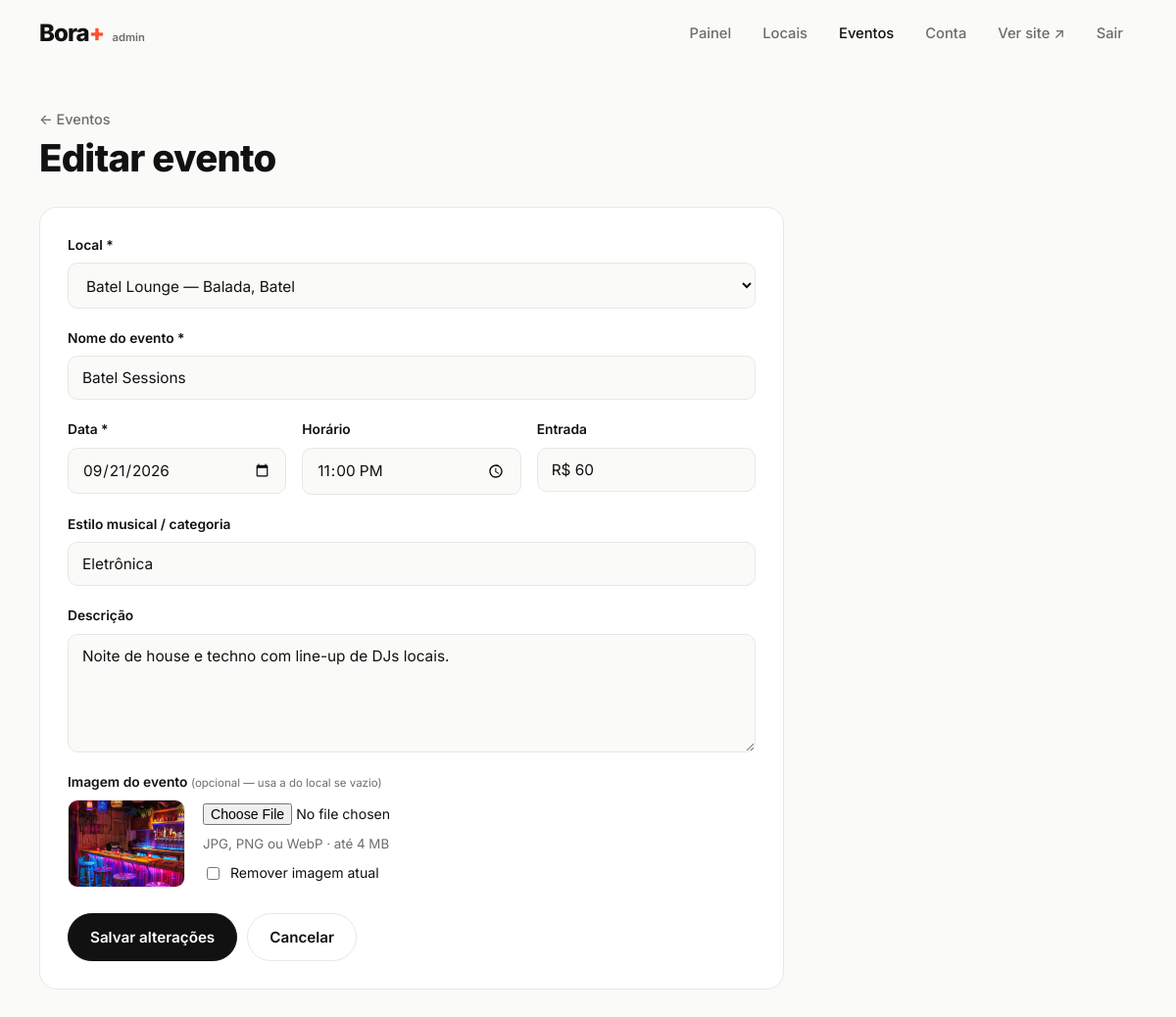
Screenshot of /admin/evento_form.php?id=2 (signed in) with the database file from the repository.
### tables this page shows
CREATE TABLE events (
            id               INTEGER PRIMARY KEY AUTOINCREMENT,
            establishment_id INTEGER NOT NULL REFERENCES establishments(id) ON DELETE CASCADE,
            title            TEXT NOT NULL,
            description      TEXT,
            event_date       TEXT NOT NULL,
            start_time       TEXT,
            price            TEXT,
            genre            TEXT,
            image            TEXT,
            created_at       TEXT NOT NULL DEFAULT CURRENT_TIMESTAMP
        );

CREATE TABLE establishments (
            id            INTEGER PRIMARY KEY AUTOINCREMENT,
            name          TEXT NOT NULL,
            type          TEXT NOT NULL,
            neighborhood  TEXT NOT NULL,
            address       TEXT,
            opening_hours TEXT,
            instagram     TEXT,
            description   TEXT,
            image         TEXT,
            created_at    TEXT NOT NULL DEFAULT CURRENT_TIMESTAMP
        );

### includes/functions.php (called while the page is built, shortened)
<?php
function e(?string $value): string
{
    return htmlspecialchars((string) $value, ENT_QUOTES | ENT_SUBSTITUTE, 'UTF-8');
}
function url(string $path = ''): string
{
    return BASE_URL . '/' . ltrim($path, '/');
}
function upload_url(?string $file): ?string
{
    return $file ? url('uploads/' . rawurlencode($file)) : null;
}
function today(): string
{
    return date('Y-m-d');
}
function input(string $key, string $default = ''): string
{
    $v = $_POST[$key] ?? $_GET[$key] ?? $default;
    return is_string($v) ? trim($v) : $default;
}

### includes/db.php (called while the page is built, shortened)
<?php
function db(): PDO
{
    static $pdo = null;
    if ($pdo instanceof PDO) {
        return $pdo;
    }
    $isNew = !file_exists(DB_FILE);
    $pdo = new PDO('sqlite:' . DB_FILE, null, null, [
        PDO::ATTR_ERRMODE            => PDO::ERRMODE_EXCEPTION,
        PDO::ATTR_DEFAULT_FETCH_MODE => PDO::FETCH_ASSOC,
    ]);
    $pdo->exec('PRAGMA foreign_keys = ON');
    seed_admin($pdo);
    return $pdo;
}
function seed_admin(PDO $pdo): void
{
    $count = (int) $pdo->query('SELECT COUNT(*) FROM admins')->fetchColumn();
    if ($count > 0) {
        return;
    }
}

### includes/queries.php (called while the page is built, shortened)
<?php
function fetch_event(int $id): ?array
{
    $stmt = db()->prepare(
        'SELECT ev.*, es.name AS place_name, es.type AS place_type, es.neighborhood AS place_neighborhood,
                es.address AS place_address, es.image AS place_image
         FROM events ev JOIN establishments es ON es.id = ev.establishment_id
         WHERE ev.id = ?'
    );
    $stmt->execute([$id]);
    return $stmt->fetch() ?: null;
}
function fetch_establishments(array $f = []): array
{
    $sql = 'SELECT es.*,
                   (SELECT COUNT(*) FROM events ev
                     WHERE ev.establishment_id = es.id AND ev.event_date >= :today) AS upcoming_count
            FROM establishments es WHERE 1=1';
    $params = [':today' => today()];
    $sql .= ' ORDER BY es.name COLLATE NOCASE';
    $stmt = db()->prepare($sql);
    $stmt->execute($params);
    return $stmt->fetchAll();
}

### admin/evento_form.php (the view, shortened to what this page needs)
<?php
$places = fetch_establishments();
$id = (int) input('id', '0');
$ev = $id ? fetch_event($id) : null;
$data = $ev ?? [
    'establishment_id' => (int) input('local', '0'),
    'title' => '', 'description' => '', 'event_date' => '', 'start_time' => '',
    'price' => '', 'genre' => '', 'image' => null,
];
require __DIR__ . '/../includes/admin_header.php';
?>
<div class="page-head">
    <div>
        <a class="back" href="<?= e(url('admin/eventos.php')) ?>">← Eventos</a>
        <h1><?= $ev ? 'Editar evento' : 'Novo evento' ?></h1>
    </div>
</div>
<form class="form panel" method="post" enctype="multipart/form-data">
    <label class="field">
        <span>Local *</span>
        <select name="establishment_id" required>
            <?php foreach ($places as $es): ?>
                <option value="<?= (int) $es['id'] ?>" <?= (int) $data['establishment_id'] === (int) $es['id'] ? 'selected' : '' ?>>
                    <?= e($es['name']) ?> — <?= e(type_label($es['type'])) ?>, <?= e($es['neighborhood']) ?>
                </option>
            <?php endforeach; ?>
        </select>
    </label>
    <label class="field">
        <span>Nome do evento *</span>
        <input type="text" name="title" value="<?= e($data['title']) ?>" maxlength="140" required>
    </label>
    <div class="form__row form__row--3">
        <label class="field">
            <span>Data *</span>
            <input type="date" name="event_date" value="<?= e($data['event_date']) ?>" required>
        </label>
        <label class="field">
            <span>Horário</span>
            <input type="time" name="start_time" value="<?= e(substr((string) $data['start_time'], 0, 5)) ?>">
        </label>
        <label class="field">
            <span>Entrada</span>
            <input type="text" name="price" value="<?= e($data['price']) ?>" maxlength="40" placeholder="Grátis, R$ 40…">
        </label>
    </div>
    <label class="field">
        <span>Estilo musical / categoria</span>
        <input type="text" name="genre" value="<?= e($data['genre']) ?>" maxlength="60" placeholder="Eletrônica, Samba, Rock…">
    </label>
    <label class="field">
        <span>Descrição</span>
        <textarea name="description" rows="5" maxlength="1500"><?= e($data['description']) ?></textarea>
    </label>
    <div class="field">
        <span>Imagem do evento <small class="muted">(opcional — usa a do local se vazio)</small></span>
        <div class="upload">
            <?php if (!empty($data['image'])): ?>
                <img src="<?= e(upload_url($data['image'])) ?>" alt="" class="upload__preview" data-preview>
            <?php else: ?>
                <img src="" alt="" class="upload__preview" data-preview hidden>
            <?php endif; ?>
            <div>
                <input type="file" name="image" accept="image/jpeg,image/png,image/webp" data-preview-input>
                <small class="muted">JPG, PNG ou WebP · até 4 MB</small>
                <?php if (!empty($data['image'])): ?>
                    <label class="check"><input type="checkbox" name="remove_image" value="1"> Remover imagem atual</label>
                <?php endif; ?>
            </div>
        </div>
    </div>
    <div class="form__actions">
        <button class="btn" type="submit"><?= $ev ? 'Salvar alterações' : 'Criar evento' ?></button>
        <a class="btn btn--ghost" href="<?= e(url('admin/eventos.php')) ?>">Cancelar</a>
    </div>
</form>
<?php require __DIR__ . '/../includes/admin_footer.php'; ?>

### assets/css/style.css (style rules this page uses)
:root { --bg: #fafaf8; --surface: #ffffff; --ink: #111111; --muted: #6d6d68; --line: #e9e7e2; --accent: #ff4f2b; --accent-ink: #ffffff; --accent-soft: #fff0ec; --radius: 18px; --radius-sm: 10px; --shadow: 0 1px 2px rgba(17, 17, 17, .04), 0 8px 24px rgba(17, 17, 17, .06); --shadow-hover: 0 2px 4px rgba(17, 17, 17, .05), 0 16px 40px rgba(17, 17, 17, .12); --font: "Inter", system-ui, -apple-system, "Segoe UI", Roboto, sans-serif; }
*, *::before, *::after { box-sizing: border-box; }
html { scroll-behavior: smooth; scroll-padding-top: 80px; }
body { margin: 0; font-family: var(--font); font-size: 16px; line-height: 1.55; color: var(--ink); background: var(--bg); -webkit-font-smoothing: antialiased; }
img { max-width: 100%; display: block; }
a { color: inherit; text-decoration: none; }
h1, h2, h3 { line-height: 1.12; letter-spacing: -0.02em; margin: 0; }
.muted { color: var(--muted); }
.btn { display: inline-flex; align-items: center; justify-content: center; gap: 6px; padding: 12px 22px; border: 1px solid var(--ink); border-radius: 999px; background: var(--ink); color: #fff; font-family: inherit; font-size: .95rem; font-weight: 600; cursor: pointer; transition: transform .15s, background .15s, color .15s, border-color .15s; }
.btn--ghost { background: transparent; color: var(--ink); border-color: var(--line); }
.back { font-size: .9rem; font-weight: 500; color: var(--muted); }

### assets/css/admin.css (style rules this page uses)
.page-head { display: flex; align-items: flex-end; justify-content: space-between; flex-wrap: wrap; gap: 16px; margin-bottom: 28px; }
.page-head h1 { font-size: clamp(1.8rem, 4vw, 2.4rem); font-weight: 800; margin-top: 6px; }
.panel { background: var(--surface); border: 1px solid var(--line); border-radius: var(--radius); }
.form { padding: 28px; display: flex; flex-direction: column; gap: 20px; max-width: 760px; }
.form__row { display: grid; grid-template-columns: 1fr 1fr; gap: 16px; }
.form__row--3 { grid-template-columns: repeat(3, 1fr); }
.form__actions { display: flex; gap: 10px; flex-wrap: wrap; padding-top: 6px; }
.field { display: flex; flex-direction: column; gap: 7px; min-width: 0; }
.field > span { font-size: .86rem; font-weight: 600; }
.field small { font-weight: 400; }
.field input[type="text"], .field input[type="email"], .field input[type="password"], .field input[type="date"], .field input[type="time"], .field select, .field textarea { width: 100%; padding: 12px 14px; font-family: inherit; font-size: .96rem; color: var(--ink); background: var(--bg); border: 1px solid var(--line); border-radius: var(--radius-sm); outline: none; transition: border-color .15s, box-shadow .15s, background .15s; }
.field textarea { resize: vertical; }
.upload { display: flex; align-items: center; gap: 18px; flex-wrap: wrap; }
.upload__preview { width: 120px; height: 90px; object-fit: cover; border-radius: var(--radius-sm); border: 1px solid var(--line); }
.upload input[type="file"] { display: block; margin-bottom: 6px; font-family: inherit; font-size: .88rem; }
.check { display: flex; align-items: center; gap: 8px; margin-top: 8px; font-size: .88rem; }

### rows the page displays
events: establishment_id "Batel Lounge — Balada, Batel", title "Batel Sessions", event_date "09/21/2026", start_time "23:00", price "R$ 60", genre "Eletrônica", description "Noite de house e techno com line-up de DJs locais.", image (picture)
